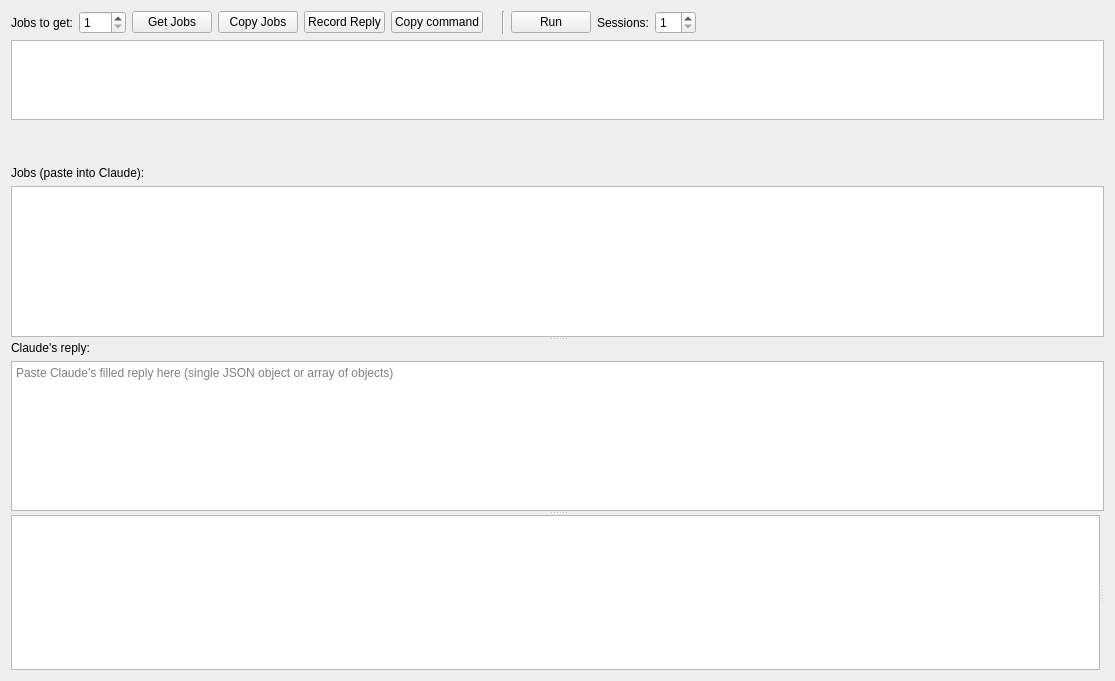
<?xml version="1.0" encoding="UTF-8"?>
<ui version="4.0">
 <class>WidgetGenerator</class>
 <widget class="QWidget" name="WidgetGenerator">
  <property name="geometry">
   <rect>
    <x>0</x>
    <y>0</y>
    <width>1115</width>
    <height>681</height>
   </rect>
  </property>
  <property name="windowTitle">
   <string>Form</string>
  </property>
  <layout class="QVBoxLayout" name="verticalLayout">
   <item>
    <layout class="QHBoxLayout" name="horizontalLayout">
     <item>
      <widget class="QLabel" name="labelJobCountCaption">
       <property name="text">
        <string>Jobs to get:</string>
       </property>
      </widget>
     </item>
     <item>
      <widget class="QSpinBox" name="spinBoxJobCount">
       <property name="minimum">
        <number>1</number>
       </property>
       <property name="maximum">
        <number>100</number>
       </property>
       <property name="value">
        <number>1</number>
       </property>
      </widget>
     </item>
     <item>
      <widget class="QPushButton" name="buttonGetJobs">
       <property name="toolTip">
        <string>Retrieve the next N pending jobs and display them below</string>
       </property>
       <property name="text">
        <string>Get Jobs</string>
       </property>
      </widget>
     </item>
     <item>
      <widget class="QPushButton" name="buttonCopyJobs">
       <property name="toolTip">
        <string>Copy the job JSON to the clipboard to paste into Claude</string>
       </property>
       <property name="text">
        <string>Copy Jobs</string>
       </property>
      </widget>
     </item>
     <item>
      <widget class="QPushButton" name="buttonRecordReply">
       <property name="toolTip">
        <string>Record Claude's filled reply from the text area below</string>
       </property>
       <property name="text">
        <string>Record Reply</string>
       </property>
      </widget>
     </item>
     <item>
      <widget class="QPushButton" name="buttonCopyCommand">
       <property name="toolTip">
        <string>Show the command line to run this generator without the UI</string>
       </property>
       <property name="text">
        <string>Copy command</string>
       </property>
      </widget>
     </item>
     <item>
      <widget class="QLabel" name="labelStats">
       <property name="text">
        <string/>
       </property>
      </widget>
     </item>
     <item>
      <widget class="Line" name="line">
       <property name="orientation">
        <enum>Qt::Orientation::Vertical</enum>
       </property>
      </widget>
     </item>
     <item>
      <widget class="QPushButton" name="buttonRun">
       <property name="toolTip">
        <string>Automatically retrieve jobs and run them through the Claude CLI</string>
       </property>
       <property name="text">
        <string>Run</string>
       </property>
       <property name="checkable">
        <bool>true</bool>
       </property>
      </widget>
     </item>
     <item>
      <widget class="QLabel" name="labelSessionsCaption">
       <property name="text">
        <string>Sessions:</string>
       </property>
      </widget>
     </item>
     <item>
      <widget class="QSpinBox" name="spinBoxSessions">
       <property name="toolTip">
        <string>Number of parallel Claude sessions</string>
       </property>
       <property name="minimum">
        <number>1</number>
       </property>
       <property name="maximum">
        <number>10</number>
       </property>
      </widget>
     </item>
     <item>
      <spacer name="horizontalSpacer">
       <property name="orientation">
        <enum>Qt::Orientation::Horizontal</enum>
       </property>
       <property name="sizeHint" stdset="0">
        <size>
         <width>40</width>
         <height>20</height>
        </size>
       </property>
      </spacer>
     </item>
    </layout>
   </item>
   <item>
    <widget class="QTableView" name="tableViewParams">
     <property name="editTriggers">
      <set>QAbstractItemView::EditTrigger::DoubleClicked|QAbstractItemView::EditTrigger::EditKeyPressed</set>
     </property>
     <property name="selectionMode">
      <enum>QAbstractItemView::SelectionMode::SingleSelection</enum>
     </property>
     <property name="selectionBehavior">
      <enum>QAbstractItemView::SelectionBehavior::SelectRows</enum>
     </property>
     <attribute name="horizontalHeaderStretchLastSection">
      <bool>true</bool>
     </attribute>
     <attribute name="verticalHeaderVisible">
      <bool>false</bool>
     </attribute>
    </widget>
   </item>
   <item>
    <widget class="QLabel" name="labelParamError">
     <property name="styleSheet">
      <string>color: red;</string>
     </property>
     <property name="text">
      <string/>
     </property>
    </widget>
   </item>
   <item>
    <widget class="QLabel" name="labelLog">
     <property name="text">
      <string/>
     </property>
    </widget>
   </item>
   <item>
    <widget class="QSplitter" name="splitter">
     <property name="orientation">
      <enum>Qt::Orientation::Vertical</enum>
     </property>
     <widget class="QWidget" name="widgetJobs">
      <layout class="QVBoxLayout" name="verticalLayoutJobs">
       <property name="margin" stdset="0">
        <number>0</number>
       </property>
       <item>
        <widget class="QLabel" name="labelJobsCaption">
         <property name="text">
          <string>Jobs (paste into Claude):</string>
         </property>
        </widget>
       </item>
       <item>
        <widget class="QPlainTextEdit" name="plainTextEditJobs">
         <property name="readOnly">
          <bool>true</bool>
         </property>
        </widget>
       </item>
      </layout>
     </widget>
     <widget class="QWidget" name="widgetReply">
      <layout class="QVBoxLayout" name="verticalLayoutReply">
       <property name="margin" stdset="0">
        <number>0</number>
       </property>
       <item>
        <widget class="QLabel" name="labelReplyCaption">
         <property name="text">
          <string>Claude's reply:</string>
         </property>
        </widget>
       </item>
       <item>
        <widget class="QPlainTextEdit" name="plainTextEditReply">
         <property name="placeholderText">
          <string>Paste Claude's filled reply here (single JSON object or array of objects)</string>
         </property>
        </widget>
       </item>
      </layout>
     </widget>
     <widget class="QSplitter" name="splitterResults">
      <property name="orientation">
       <enum>Qt::Orientation::Horizontal</enum>
      </property>
      <widget class="QListWidget" name="listWidgetResultTables">
       <property name="maximumWidth">
        <number>200</number>
       </property>
      </widget>
      <widget class="QStackedWidget" name="stackedWidgetResults"/>
     </widget>
    </widget>
   </item>
  </layout>
 </widget>
 <resources/>
 <connections/>
</ui>
